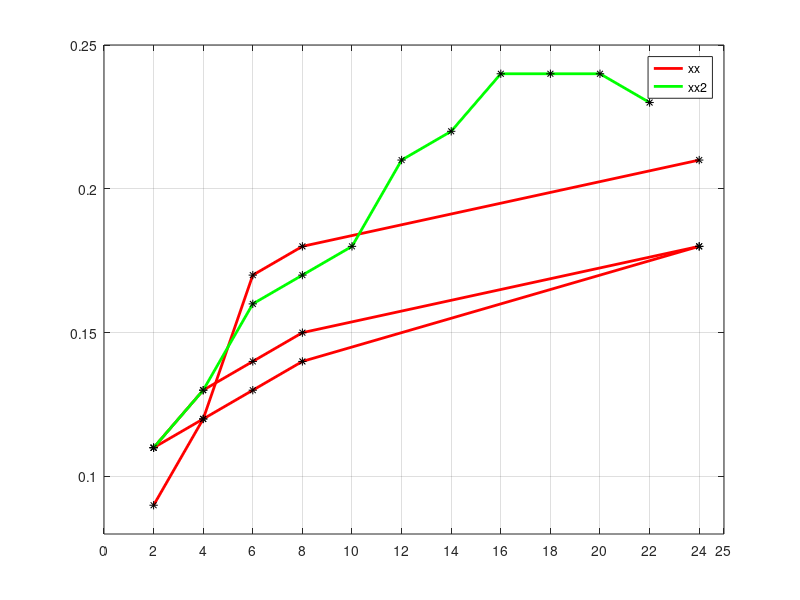

Source code (MATLAB):
function pltyy
% x1=[6:2:18];
% y1=[0.55,0.67,0.68,0.72,0.72,0.71,0.77];
% x2=[2:2:24];
% y2=[0.08,0.12,0.12,0.2,0.21,0.23,0.19,0.2,0.21,0.23,0.23,0.24];
% x3=[2:2:14];
% y3=[0,0,0.04,0.04,0.05,0.05,0.05];
% figure;
% H1=axes;
% L(1)=plot(H1,x1,y1,'r','linewidth',2);
% hold on
% grid on
% set(H1,'xlim',[0,25],'xtick',[0:2:24,25]);
% set(H1,'ylim',[0,0.8]);%set(gca,'ylim',[0,0.8])
% xlabel('Time /h','fontweight','bold','fontsize',12);
% ylabel('1st/2nd--CS Ratio of Dry (%)','fontweight','bold','fontsize',12);
% title('CS Out Ratio according to Time');
% L(2)=plot(H1,x2,y2,'g','linewidth',2);
% plot(H1,x1,y1,'k*');
% plot(H1,x2,y2,'k*');
% H2=axes;
% hold on;
% L(3)=plot(H2,x3,y3,'b','linewidth',2);
% plot(H2,x3,y3,'k*')
% set(H2,'color','none'); %axes(H1) can switch to axes H1;
% set(H2,'xlim',[0,25],'xtick',[])
% set(H2,'ylim',[-0.045,0.115],'ytick',-0.045:0.02:0.115);
% set(H2,'yaxislocation','right');
% ylabel('3rd--CS Ratio of Dry (%)','fontweight','bold','fontsize',12)
% legend(L,{'1st','2nd','3rd'})
figure;
x1=[2:2:8,24];
x2=2:2:22;
y1=[0.09,0.11,0.11;0.12,0.13,0.12;0.13,0.14,0.17;0.14,0.15,0.18;0.18,0.18,0.21];
y2=[0.11,0.13,0.16,0.17,0.18,0.21,0.22,0.24,0.24,0.24,0.23];
L(1:3)=plot(x1',y1,'r','linewidth',2);
hold on;
grid on;
plot(x1',y1,'k*');
set(gca,'xlim',[0,25],'xtick',[0:2:24,25],'ylim',[0.08,0.25]);
L(4)=plot(x2,y2,'g','linewidth',2);
plot(x2,y2,'k*');
legend(L([1,4]),{'xx','xx2'});
























